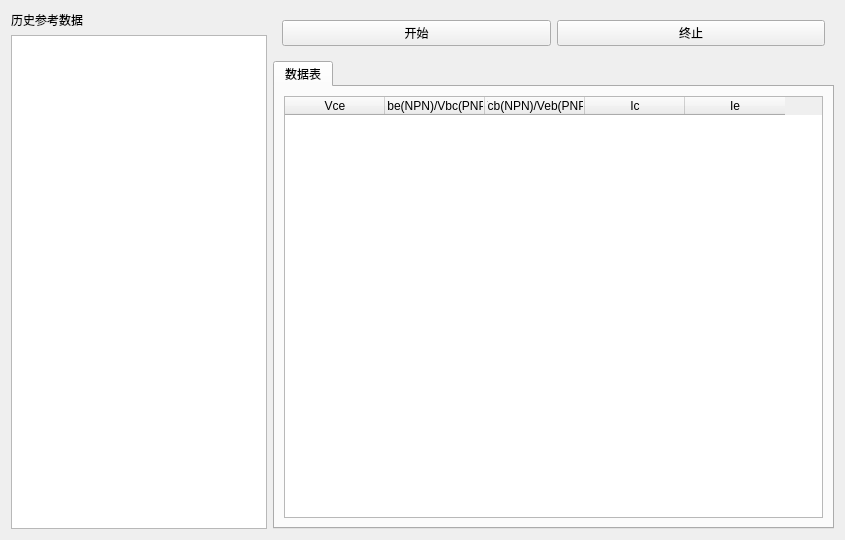
<?xml version="1.0" encoding="UTF-8"?>
<ui version="4.0">
 <class>ExecPanel</class>
 <widget class="QWidget" name="ExecPanel">
  <property name="geometry">
   <rect>
    <x>0</x>
    <y>0</y>
    <width>845</width>
    <height>540</height>
   </rect>
  </property>
  <layout class="QHBoxLayout" name="horizontalLayout_3" stretch="0,1">
   <item>
    <layout class="QVBoxLayout" name="verticalLayout_2">
     <item>
      <widget class="QLabel" name="label">
       <property name="text">
        <string>历史参考数据</string>
       </property>
      </widget>
     </item>
     <item>
      <widget class="QListWidget" name="listRefer"/>
     </item>
    </layout>
   </item>
   <item>
    <layout class="QVBoxLayout" name="verticalLayout_3">
     <item>
      <widget class="QWidget" name="wRunning" native="true">
       <layout class="QHBoxLayout" name="horizontalLayout_2">
        <item>
         <widget class="QPushButton" name="btnStart">
          <property name="text">
           <string>开始</string>
          </property>
         </widget>
        </item>
        <item>
         <widget class="QPushButton" name="btnStop">
          <property name="text">
           <string>终止</string>
          </property>
         </widget>
        </item>
       </layout>
      </widget>
     </item>
     <item>
      <widget class="QTabWidget" name="tabWidget">
       <property name="currentIndex">
        <number>0</number>
       </property>
       <widget class="QWidget" name="tab_2">
        <attribute name="title">
         <string>数据表</string>
        </attribute>
        <layout class="QGridLayout" name="gridLayout_2">
         <item row="0" column="0">
          <widget class="QTableWidget" name="table">
           <column>
            <property name="text">
             <string>Vce</string>
            </property>
           </column>
           <column>
            <property name="text">
             <string>Vbe(NPN)/Vbc(PNP)</string>
            </property>
           </column>
           <column>
            <property name="text">
             <string>Vcb(NPN)/Veb(PNP)</string>
            </property>
           </column>
           <column>
            <property name="text">
             <string>Ic</string>
            </property>
           </column>
           <column>
            <property name="text">
             <string>Ie</string>
            </property>
           </column>
          </widget>
         </item>
        </layout>
       </widget>
      </widget>
     </item>
    </layout>
   </item>
  </layout>
 </widget>
 <resources/>
 <connections/>
</ui>
